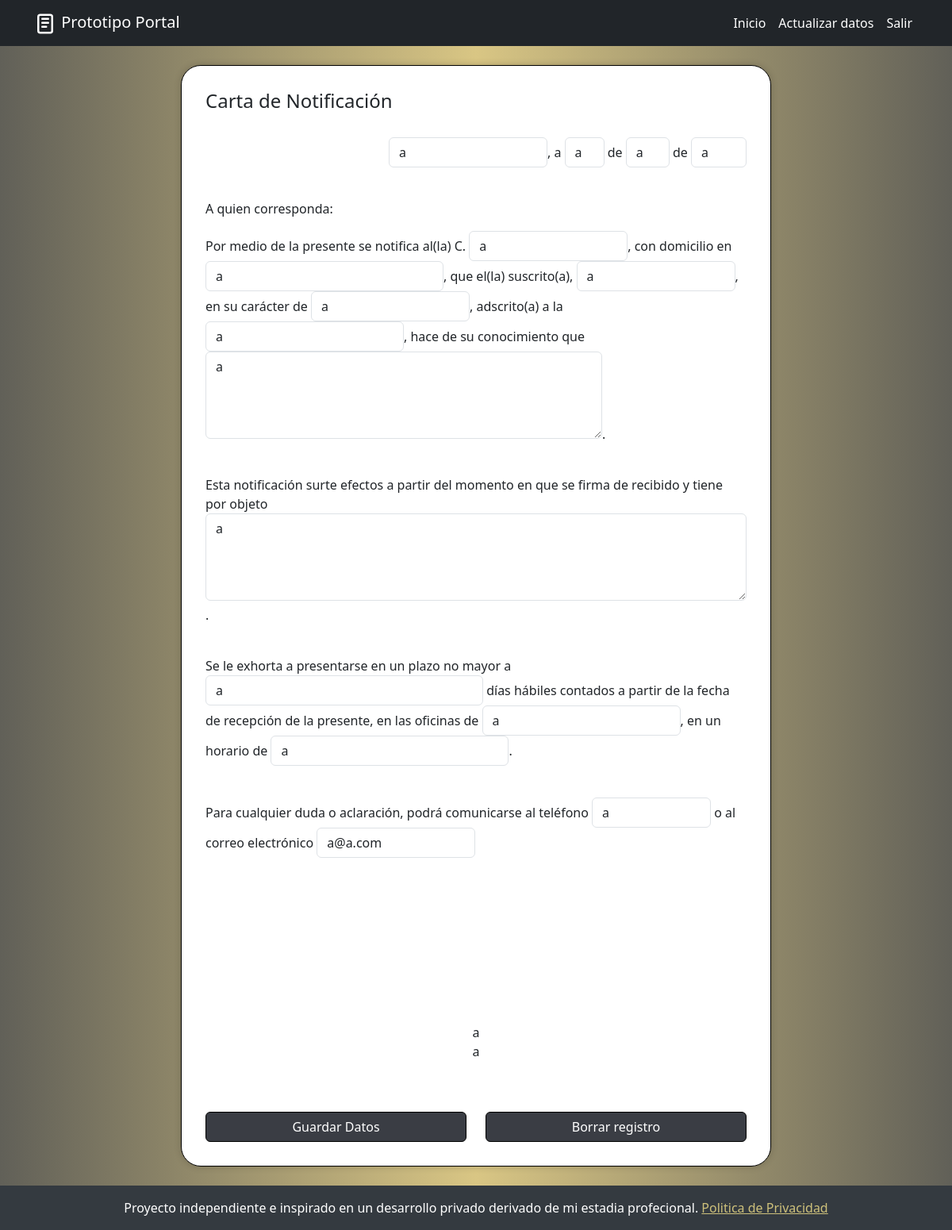
The app's page /carta_notificacion/ (signed in), older data.
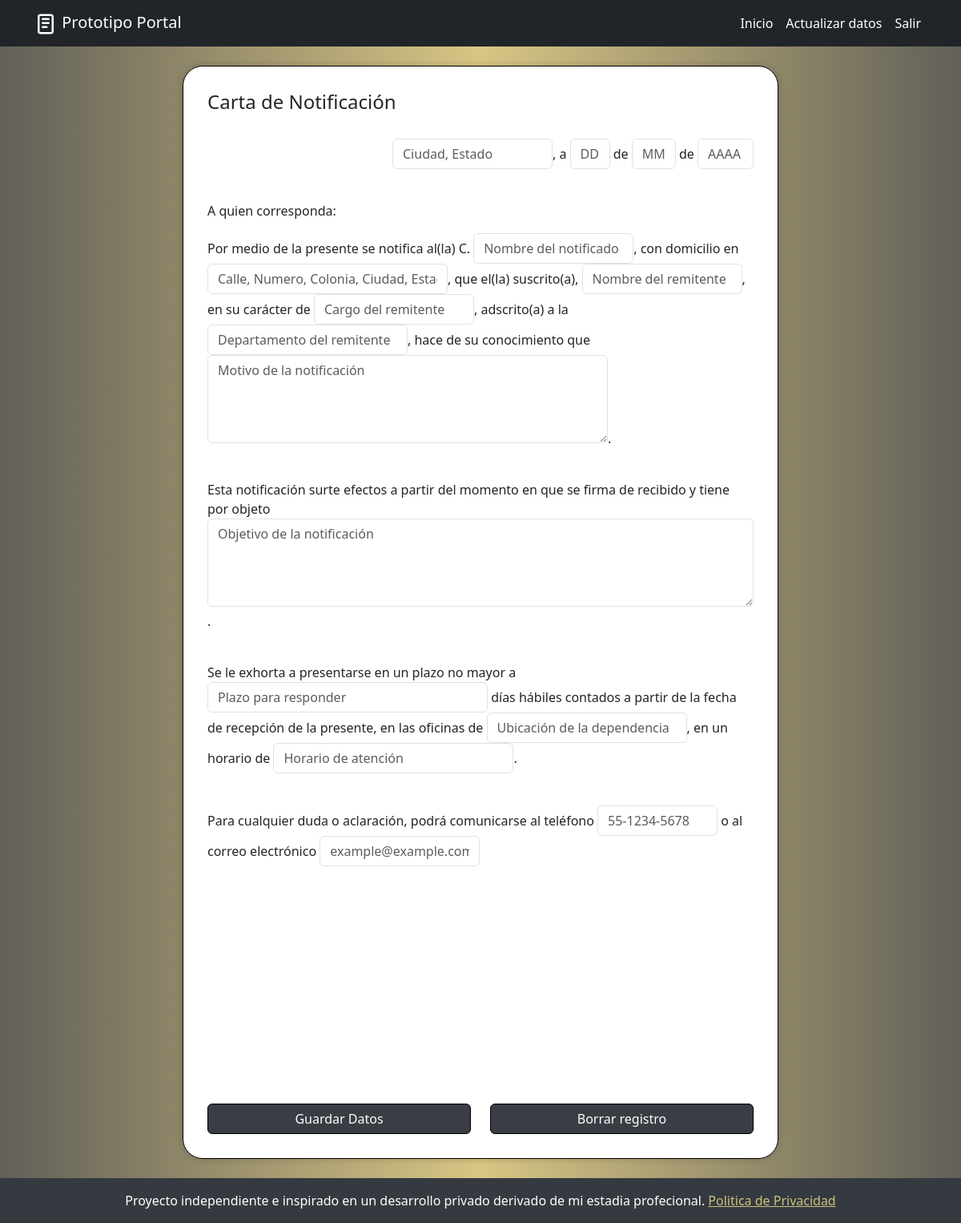
The same page, newer data.
### Portal/models.py (models this page shows, shortened)
class cartaNotificacionModel(models.Model):
    lugarCN = models.CharField(max_length=255)
    diaCN = models.CharField(max_length=2)
    mesCN = models.CharField(max_length=2)
    anioCN = models.CharField(max_length=4)
    nombreNotCN = models.CharField(max_length=255)
    domicilioNotCN = models.CharField(max_length=255)
    nomRemiCN = models.CharField(max_length=255)
    cargoRemiCN = models.CharField(max_length=255)
    depaRemiCN = models.CharField(max_length=255)
    motivoCN = models.TextField(max_length=500)
    objetivoCN = models.TextField(max_length=500)
    plazoCN = models.CharField(max_length=255)
    ubiDepenCN = models.CharField(max_length=255)
    horarioCN = models.CharField(max_length=255)
    telDepenCN = models.CharField(max_length=12)
    emailDepenCN = models.EmailField(max_length=255)
    user = models.ForeignKey(User, on_delete=models.CASCADE)

### Portal/views.py (the view)
# urls.py: path('carta_notificacion/', views.cartaNotificacion, name='cartaNotificacion'),
def cartaNotificacion(request):
    datos = cartaNotificacionModel.objects.filter(user=request.user).first()
    if request.method == 'POST':
        if datos:
            form = formCartaNotificacion(request.POST, instance=datos)
        else:
            form = formCartaNotificacion(request.POST)
        if form.is_valid():
            print(request.POST)
            instancia = form.save(commit=False)
            instancia.user = request.user  # Asegúrate de asignar el usuario si es necesario
            instancia.save()
            messages.success(request, 'Datos de Carta de Notificacion enviados correctamente')
            return redirect('home')
        else:
            messages.error(request, 'Por favor introdusca valores validos.')
            print(form.errors)
    else:
        if datos:
            form = formCartaNotificacion(instance=datos)
        else:
            form = formCartaNotificacion()
    return render(request, 'Documentos/cartaNotidicacion.html', {
        'form': form,
        'datos': datos
    })

### Portal/templates/Documentos/cartaNotidicacion.html (shortened to what this page needs)
{% extends 'base.html' %}
{% block content %}
<div class="container-fluid mb-4" >
    <div class="row justify-content-center">
        <div class="documentosGenerales-card col-12 col-sm-12 col-md-12 col-lg-8 col-xl-8 ">
            <form action="{% url 'cartaNotificacion' %}" method="POST" id="formularioCN">
                <h4>Carta de Notificación</h4><br>
                <div>
                    <p class="text-end">
                    {{form.lugarCN}}, a {{form.diaCN}} de {{form.mesCN}} de {{form.anioCN}}
                </p>
                </div>
                <br>
                <p>
                    A quien corresponda:
                </p>
                <p>
                    Por medio de la presente se notifica al(la) C. {{form.nombreNotCN}}, con domicilio en {{form.domicilioNotCN}}, que el(la) suscrito(a), {{form.nomRemiCN }}, en su carácter de {{form.cargoRemiCN}}, adscrito(a) a la {{form.depaRemiCN}}, hace de su conocimiento que {{form.motivoCN}}.
                </p>
                <br>
                <p>
                    Esta notificación surte efectos a partir del momento en que se firma de recibido y tiene por objeto {{form.objetivoCN}}.
                </p>
                <br>
                <p>
                    Se le exhorta a presentarse en un plazo no mayor a {{form.plazoCN}} días hábiles contados a partir de la fecha de recepción de la presente, en las oficinas de {{form.ubiDepenCN}}, en un horario de {{form.horarioCN}}.
                </p>
                <br>
                <p>
                    Para cualquier duda o aclaración, podrá comunicarse al teléfono {{form.telDepenCN}} o al correo electrónico {{form.emailDepenCN}}
                </p>
                <br><br><br><br><br><br><br><br>
            </form>
            <div>
                <p class="text-center">
                    {{datos.nomRemiCN}} <br> {{datos.cargoRemiCN}}
                </p>
                <br> <br>
            </div>
            <div class="d-grid gap-4">
                <div class="row text-center">
                    <div class="col-12 col-md-6 ">
                        <button type="submit" class="btn btn-primary w-100 botongral" form="formularioCN" >
                            Guardar Datos
                        </button>
                    </div>
                    <div class="col-12 col-md-6">
                        <form action="{% url 'borrarCN' %}" method="post" >
                            <button class="btn btn-primary w-100 botongral" >
                                Borrar registro
                            </button>
                        </form>
                    </div>
                </div>
            </div>
        </div>
    </div>
</div>
{% endblock %}

Row changes from the older to the newer data that the page shows:
removed cartaNotificacionModel: lugarCN "a", diaCN "a", mesCN "a", anioCN "a", nombreNotCN "a", domicilioNotCN "a", nomRemiCN "a", cargoRemiCN "a", depaRemiCN "a", motivoCN "a", objetivoCN "a", plazoCN "a", ubiDepenCN "a", horarioCN "a", telDepenCN "a", emailDepenCN "a@a.com"
